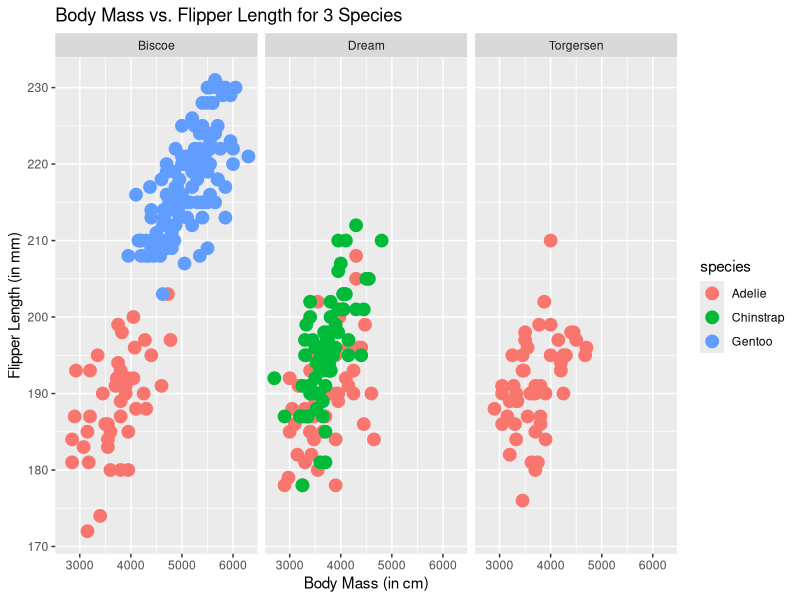

The R script that drew this image:
## ---- chunk 1
knitr::opts_chunk$set(echo = TRUE)
## ---- chunk 2

library(tidyverse)
library(palmerpenguins)

ggplot(data = penguins, aes(x = body_mass_g, y =flipper_length_mm)) +
  geom_point(aes(color = species), size = 4) +
  facet_wrap(~island) +
  xlab("Body Mass (in cm)") +
  ylab("Flipper Length (in mm)") +
  ggtitle("Body Mass vs. Flipper Length for 3 Species")


## ---- chunk 3


bill_length_depth <- ggplot(data = penguins, aes(x = bill_length_mm, y = bill_depth_mm)) +
   geom_point(aes(color = species)) +
  geom_smooth()

